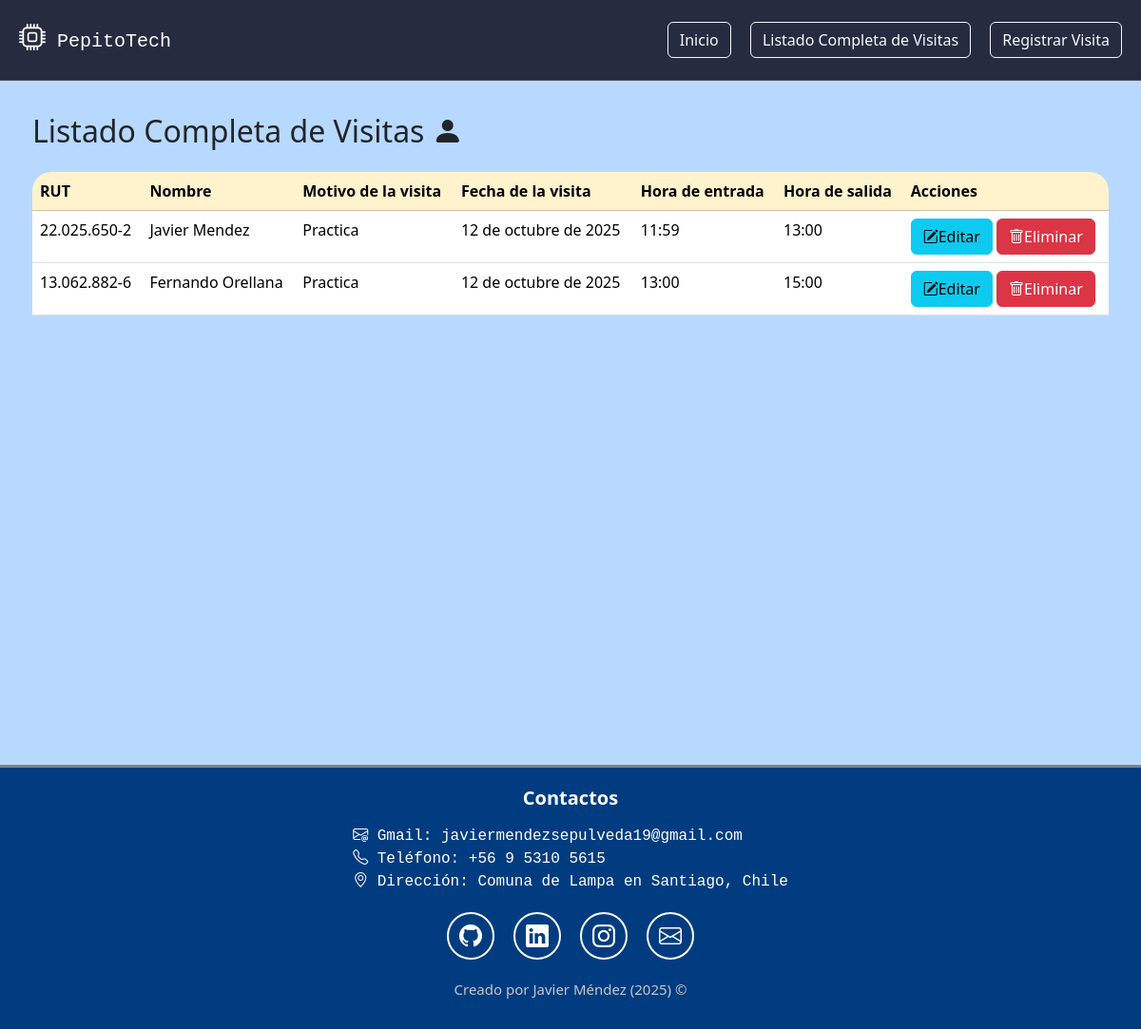
Page /visita/lista_completa on the earlier database version.
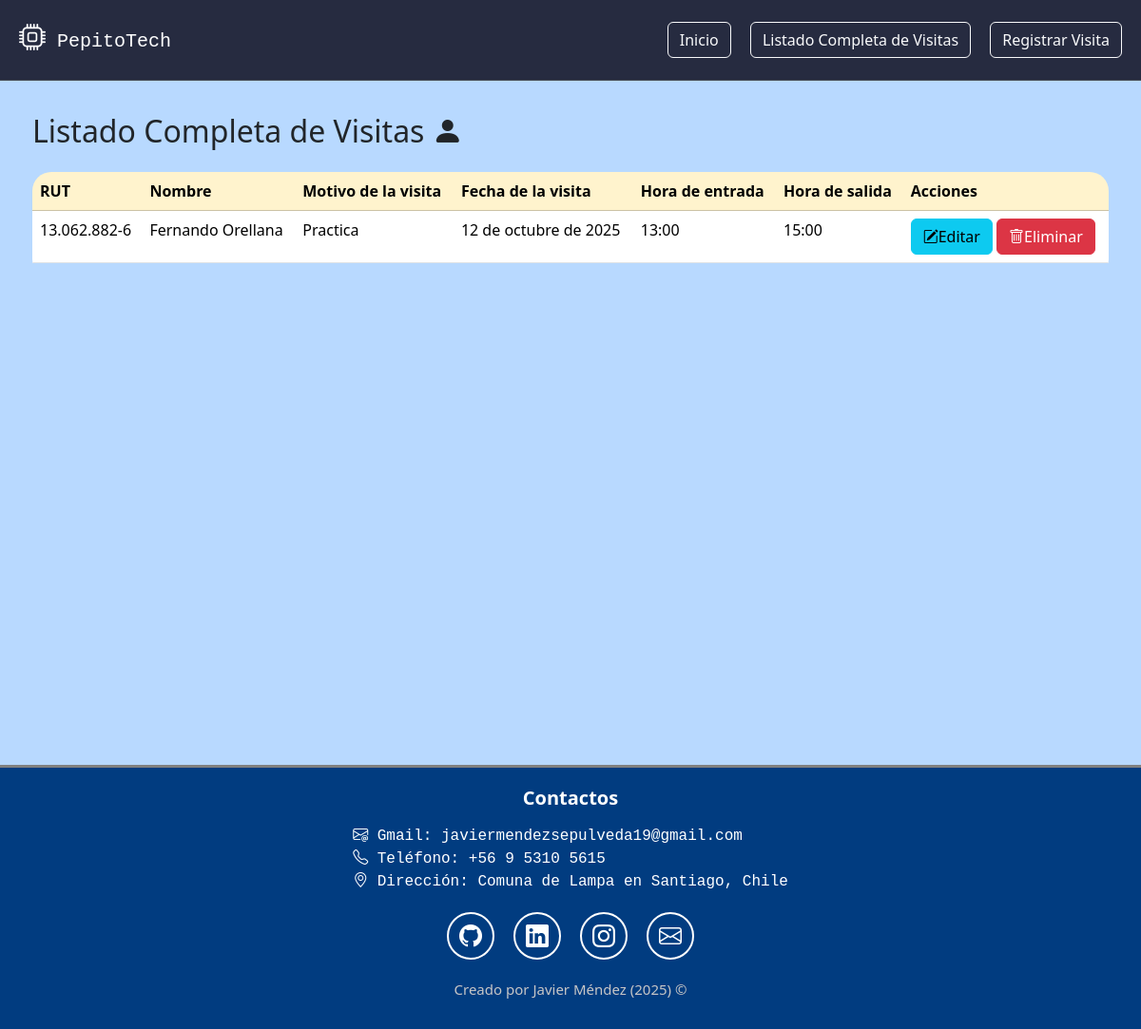
Same page on the later database version.
### SistemaRegistros/models.py (models this page shows, shortened)
class Visita(models.Model):
    rut = models.CharField(max_length=10)
    nombre = models.CharField(max_length=50)
    motivo_visita = models.TextField(max_length=200)
    fecha_visita = models.DateField()
    hora_entrada = models.TimeField()
    hora_salida = models.TimeField()

### SistemaRegistros/views.py (the view)
# urls.py: path("visita/lista_completa", views.lista_completa, name="lista_completa"),
def lista_completa(request):
    visitas = Visita.objects.all()
    return render(request, 'SistemaRegistros/lista_completa.html', {'visitas': visitas})

### SistemaRegistros/templatetags/filtros.py (called while the page is built)
@register.filter
def formatear_rut(rut: str) -> str:
    if not rut:
        return ""
    rut = rut.replace(".", "").upper()
    if "-" not in rut:
        return rut
    cuerpo, dv = rut.split("-")
    cuerpo = cuerpo[::-1]
    partes = [cuerpo[i:i+3] for i in range(0, len(cuerpo), 3)]
    cuerpo = ".".join(partes)[::-1]
    return f"{cuerpo}-{dv}"

### SistemaRegistros/templates/SistemaRegistros/lista_completa.html (shortened to what this page needs)
{% extends 'SistemaRegistros/base.html' %}
{% load filtros %}
{% block content %}
    <section class="seccion-listado">
        <div class="p-4">
            <h2 class="mb-4">
                Listado Completa de Visitas
                <span><i class="bi bi-person-fill"></i></span>
            </h2>
            <div class="contenedor-tabla table-responsive">
                <table class="table table-hover">
                    <thead class="table-warning">
                        <tr>
                            <th scope="col">RUT</th>
                            <th scope="col">Nombre</th>
                            <th scope="col">Motivo de la visita</th>
                            <th scope="col">Fecha de la visita</th>
                            <th scope="col">Hora de entrada</th>
                            <th scope="col">Hora de salida</th>
                            <th scope="col">Acciones</th>
                        </tr>
                    </thead>
                    <tbody>
                        {% for visita in visitas %}
                            <tr>
                                <td>{{ visita.rut|formatear_rut }}</td>
                                <td>{{ visita.nombre }}</td>
                                <td>{{ visita.motivo_visita }}</td>
                                <td>{{ visita.fecha_visita }}</td>
                                <td>{{ visita.hora_entrada }}</td>
                                <td>{{ visita.hora_salida }}</td>
                                <td>
                                    <a href="{% url 'editar_visita' visita.id %}" class="btn btn-info"><i class="bi bi-pencil-square"></i>Editar</a>
                                    <a href="{% url 'eliminar_visita' visita.id %}" class="btn btn-danger"><i class="bi bi-trash"></i>Eliminar</a>
                                </td>
                            </tr>
                        {% empty %}
                            <tr>
                                <td colspan="7" class="text-center">No hay ninguna visita registrada todavia.</td>
                            </tr>
                        {% endfor %}
                    </tbody>
                </table>
            </div>
        </div>
    </section>
{% endblock %}

Differences in the rows shown:
removed Visita: rut "22.025.650-2", nombre "Javier Mendez", motivo_visita "Practica", fecha_visita "12 de octubre de 2025", hora_entrada "11:59", hora_salida "13:00"
